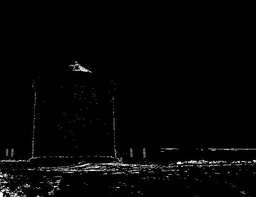
#> input picture imageTools/vinylIms/010 white.jpg, 256 x 197 px, shrunk from 650 x 500 before the run
$ python vinyl_color_convert.py 'vinylIms/010 white.jpg'
#> lines starting #> are read from the running program, lines starting #| are printed output that depends on the picture; after the words box and inside, x2 and y2 are one past the last pixel; in counts of white or black regions, pixels touching at a corner belong together
#! /usr/bin/env python3

import numpy as np
from PIL import Image
import argparse
from tqdm import tqdm, trange
from  os import getcwd, makedirs

def find_min(colordict, color):
    dist = color_dist(list(colordict.items())[0][1], color)
    minkey = list(colordict.keys())[0]
    # tqdm.write(str(list(colordict.keys())[0]))
    for key, val in colordict.items():
        newdist = color_dist(val, color)
        if newdist < dist:
            dist = newdist
            minkey = key

    return minkey

def color_dist(c1, c2):
    return ((c1[0]- c2[0])**2 + (c1[1] - c2[1])**2 + (c1[2] - c2[2])**2)

parser = argparse.ArgumentParser()

parser.add_argument('filename', metavar='image filename', type=str,
                    help='Density image filename ')
filename = parser.parse_args().filename

im = Image.open(filename)
#> im is the input picture: PIL image 256x197 RGB; min 0, max 255, mean 4.7
rgb = im.convert('RGB')
height, width = im.size
#> height = 256; width = 197

colors = {
    "010 white": (255, 255, 255),
    "030 dark red": (144, 14, 22),
    "041 pink": (194, 43, 107),
    "045 soft pink": (237, 132, 182),
    "050 dark blue": (27, 46, 93),
    "056 ice blue": (61, 161, 210),
    "060 dark green": (0, 64, 40),
    "063 lime-tree green": (106, 167, 45),
    "070 black": (13, 14, 17),
    "080 brown": (67, 47, 30),
    "081 light brown": (168, 136, 92),
    "082 beige": (206, 192, 159)
}

colorized_dict = {
    "010 white": Image.new("RGB", (height, width)),
    "030 dark red":  Image.new("RGB", (height, width)),
    "041 pink":  Image.new("RGB", (height, width)),
    "045 soft pink":  Image.new("RGB", (height, width)),
    "050 dark blue":  Image.new("RGB", (height, width)),
    "056 ice blue":   Image.new("RGB", (height, width)),
    "060 dark green":   Image.new("RGB", (height, width)),
    "063 lime-tree green":  Image.new("RGB", (height, width)),
    "070 black":   Image.new("RGB", (height, width)),
    "080 brown":   Image.new("RGB", (height, width)),
    "081 light brown":   Image.new("RGB", (height, width)),
    "082 beige":   Image.new("RGB", (height, width)),
}

imarr = Image.new("RGB", (height, width))
#> imarr: PIL image 256x197 RGB; every value is 0
pixarr = imarr.load()

for i in trange(height):
    for j in range(width):
        colorkey = find_min(colors, rgb.getpixel((i, j)))
        # tqdm.write(str(colors[colorkey]))
        colorized_dict[colorkey].load()[i, j] = colors[colorkey]
        pixarr[i, j] = colors[colorkey]
        # tqdm.write(colorkey)


makedirs(getcwd() + "/vinylIms", exist_ok=True)
imarr.save(getcwd() + "/vinylIms/colorized.jpg")
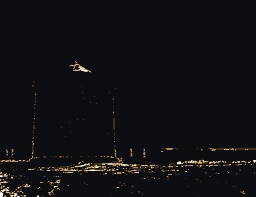
#> saved as colorized.jpg: PIL image 256x197 RGB; mean R, G, B 17.2, 17.3, 19.3

for key, item in colorized_dict.items():
    # img = Image.frombuffer(item, mode = "RGB")
    item.save(getcwd() + "/vinylIms/" + key + ".jpg")
#> this loop made 12 passes
#> pass 1, `item.save(getcwd() + "/vinylIms/" + key + ".jpg")`:
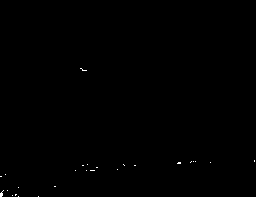
#> saved as 010 white.jpg: PIL image 256x197 RGB; 0.13% white in thin lines or dots, all inside (x1, y1, x2, y2) = (0, 68, 255, 197)
